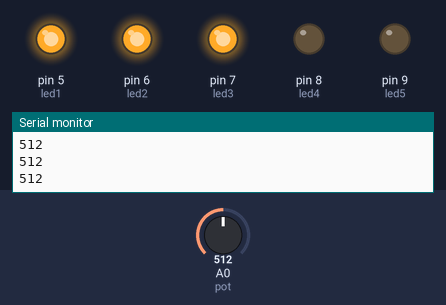
The sketch below on a simulated Arduino Uno, built with avr-gcc and run on an emulated ATmega328P. Parts: output pins drawn as LEDs (lit = HIGH), the last lines printed to the serial monitor. The test bench sets the inputs (shaded band); at power-on: A0 (pot) = 512.

Above: at 1.2 s.
1.3 s: A0 (pot) set to 593
2.8 s: A0 (pot) set to 609
At 4.0 s:
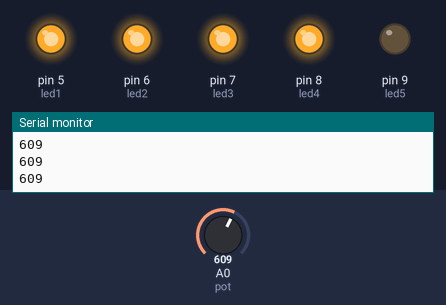
4.3 s: A0 (pot) set to 390
At 5.2 s:
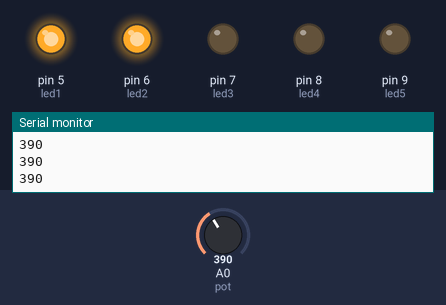
5.8 s: A0 (pot) set to 208
7.3 s: A0 (pot) set to 182
At 8.5 s:
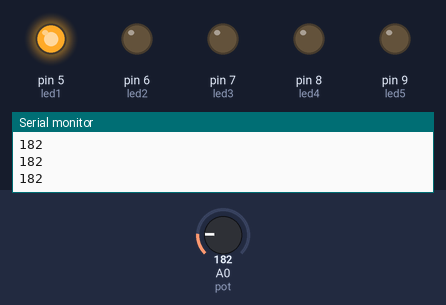
8.8 s: A0 (pot) set to 210
At 9.9 s:
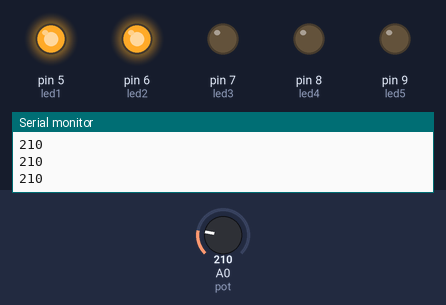
Timing chart, 0 to 11.3 s (numbered marks = the images above; inputs shaded):
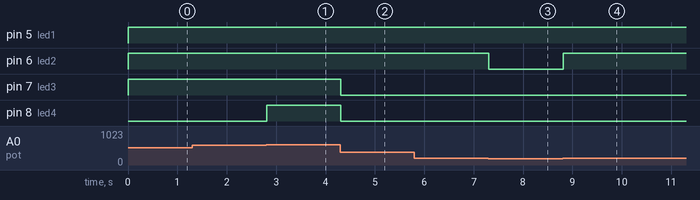

Measured:
- the behaviour switches between 600 and 601 on A0 (pot) (found by bisection; images 0 and 1)
- the behaviour switches between 201 and 200 on A0 (pot) (found by bisection; images 2 and 3)
- after the input at 2.8 s, pin 8 (led4): LOW → HIGH at once
- after the input at 4.3 s, pin 7 (led3), pin 8 (led4): HIGH → LOW at once
- after the input at 7.3 s, pin 6 (led2): HIGH → LOW at once
- after the input at 8.8 s, pin 6 (led2): LOW → HIGH at once

The sketch:

codigo.ino
```cpp
//
const int led1 = 5;
const int led2 = 6;
const int led3 = 7;
const int led4 = 8;
const int led5 = 9;

const int pot = 0;
  int var = 0;

void setup()
{
  pinMode(led1, OUTPUT);
  pinMode(led2, OUTPUT);
  pinMode(led3, OUTPUT);
  pinMode(led4, OUTPUT);
  pinMode(led5, OUTPUT);
  Serial.begin(9600);
}


void loop()
{
  var = analogRead(pot);
  Serial.println(var);

  if(var > 50){
    digitalWrite(led1,HIGH);
  }else{
    digitalWrite(led1,LOW);
  }

    if(var > 200){
    digitalWrite(led2,HIGH);
  }else{
     digitalWrite(led2,LOW);
   }

    if(var > 400){
    digitalWrite(led3,HIGH);
  }else{
     digitalWrite(led3,LOW);
   }

    if(var > 600){
    digitalWrite(led4,HIGH);
  }else{
     digitalWrite(led4,LOW);
   }

    if(var > 900){
    digitalWrite(led5,HIGH);
  }else{
     digitalWrite(led5,LOW);
   }

 }
```
